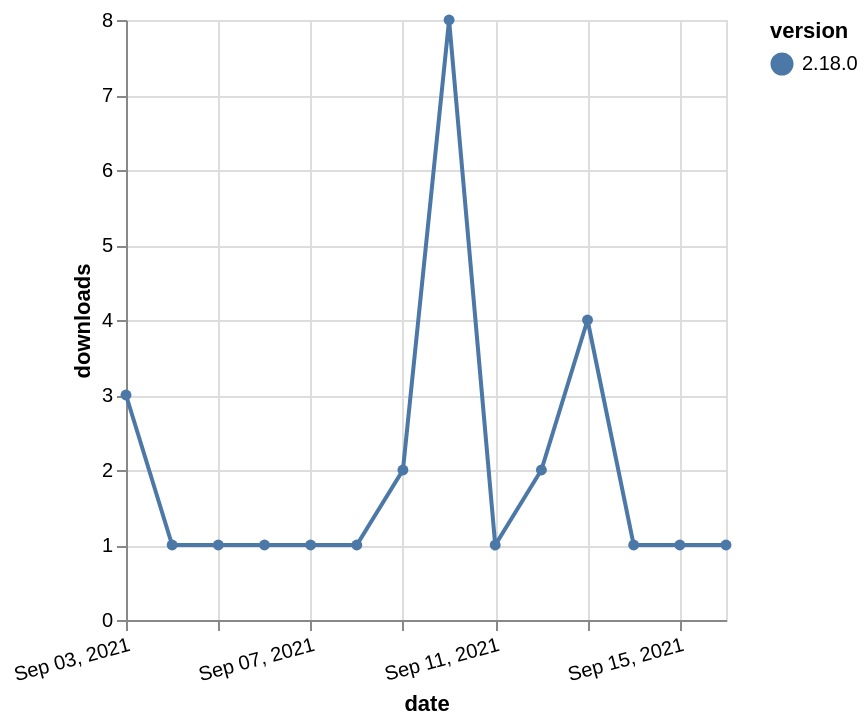

Express this chart as Vega-Lite.
### Vega-Lite specification from a JSON file in a GitHub repository (floating-point values rounded to 4 significant figures)
{"$schema": "https://vega.github.io/schema/vega-lite/v5.json", "description": "A simple bar chart with embedded data.", "data": {"values": [{"date": "2021-09-03", "total": 536, "delta": 3, "version": "2.18.0"}, {"date": "2021-09-04", "total": 537, "delta": 1, "version": "2.18.0"}, {"date": "2021-09-05", "total": 538, "delta": 1, "version": "2.18.0"}, {"date": "2021-09-06", "total": 539, "delta": 1, "version": "2.18.0"}, {"date": "2021-09-07", "total": 540, "delta": 1, "version": "2.18.0"}, {"date": "2021-09-08", "total": 541, "delta": 1, "version": "2.18.0"}, {"date": "2021-09-09", "total": 543, "delta": 2, "version": "2.18.0"}, {"date": "2021-09-10", "total": 551, "delta": 8, "version": "2.18.0"}, {"date": "2021-09-11", "total": 552, "delta": 1, "version": "2.18.0"}, {"date": "2021-09-12", "total": 554, "delta": 2, "version": "2.18.0"}, {"date": "2021-09-13", "total": 558, "delta": 4, "version": "2.18.0"}, {"date": "2021-09-14", "total": 559, "delta": 1, "version": "2.18.0"}, {"date": "2021-09-15", "total": 560, "delta": 1, "version": "2.18.0"}, {"date": "2021-09-16", "total": 561, "delta": 1, "version": "2.18.0"}]}, "width": "container", "mark": {"type": "line", "point": {"filled": true}}, "encoding": {"x": {"field": "date", "type": "temporal", "timeUnit": "yearmonthdate", "title": "date", "axis": {"labelAngle": -15}}, "y": {"field": "delta", "type": "quantitative", "title": "downloads"}, "color": {"field": "version", "type": "nominal"}, "tooltip": {"field": "delta"}}}
